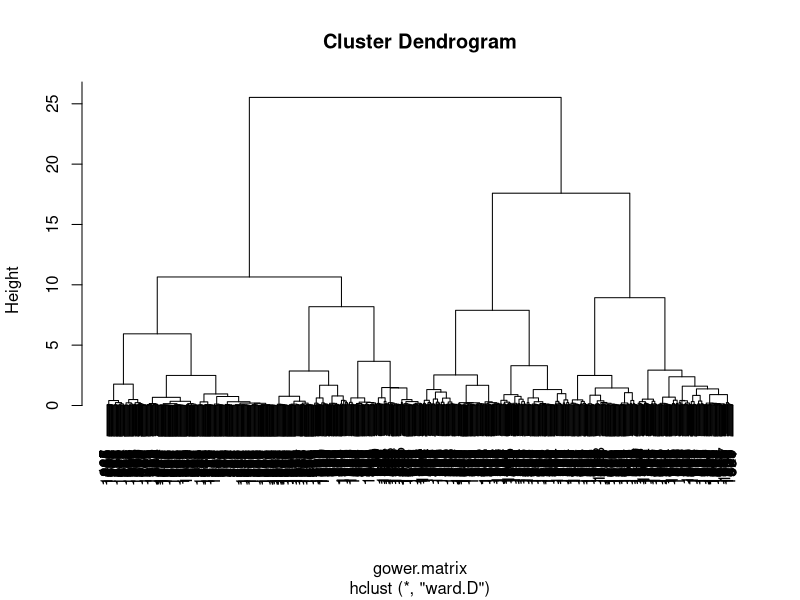
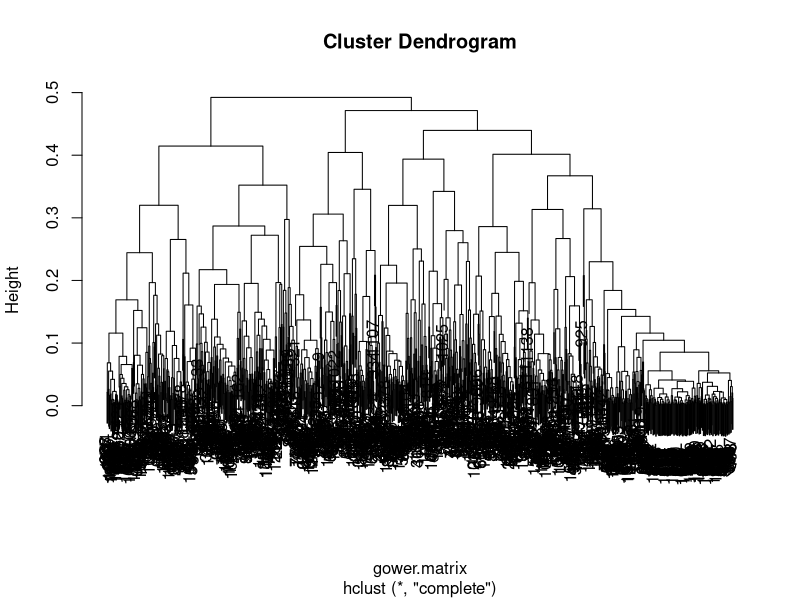

The R script that drew these images, in order:
# Code for Full Analysis: Clustering and Classification

#Set seed
set.seed(7290)

# Load necessary packages
library(cluster)
library(Rtsne) 
library(ggplot2) 
library(dplyr)

# Read in Data
dataset.fin = read.csv("FinalDataset.csv", header=TRUE)
str(dataset.fin)
summary(dataset.fin)

#Remove certain variables: village id, survey id, depressed etc which are not
#predictor variables

depression.data = dataset.fin[, -c(1,2,26)]
str(depression.data)

#set binary variables as factors as well as other factor variables
depression.data$married = as.factor(depression.data$married)
depression.data$hh_children = as.factor(depression.data$hh_children)
depression.data$ent_nonagbusiness =as.factor(depression.data$ent_nonagbusiness)
depression.data$ent_ownfarm = as.factor(depression.data$ent_ownfarm) 
depression.data$labor_primary = as.factor(depression.data$labor_primary)

str(depression.data)

#######################################################################
#             Clustering 1: Hierarchical Agglomerative                        
#######################################################################
#As the data is mixed with continuous, discrete and binary variables
#I will use the daisy function in cluster to calculate the Gower distance

#Calculate distance matrix
gower.matrix <- daisy(depression.data, metric = "gower")

#Use a variety of linkage methods: I want compact clusters
hc.w = hclust(gower.matrix, method="ward.D")
hc.c = hclust(gower.matrix, method="complete")

plot(hc.w)
plot(hc.c)

#Using the ward distance for now, we say there look as if there are five clusters
#Look like clean clusters, far from each other(joined at higher distances so probably
#more distinct). Use some measures like Dunn Index etc to test

#To Do: Analyse more methods to determine the optimal number of clusters
# Using PAM (not K-means) etc etc

#Let's analyse these five clusters and see if there is any insight
clusters <- cutree(hc.w, 5)
clusters


#Looks like everyone is married in this cluster and has few children
h1<- which(clusters == 1)
summary(dataset.fin[h1,])
str(dataset.fin[h1,])
#The amount who are depressed is 42 vs 241 not depressed (17%)
table(dataset.fin[h1,26])

h2<- which(clusters == 2)
summary(dataset.fin[h2,])
str(dataset.fin[h2,])
#The amount who are depressed is 23 vs 133 not depressed (17%)
table(dataset.fin[h2,26])

h3<- which(clusters == 3)
summary(dataset.fin[h3,])
str(dataset.fin[h3,])
#The amount who are depressed is 34 vs 183 not  (18%)
table(dataset.fin[h3,26])

h4<- which(clusters == 4)
summary(dataset.fin[h4,]) 
str(dataset.fin[h4,])
#The amount who are depressed is 48 vs 237 not depressed (20%)
table(dataset.fin[h4,26])
  
  #This one seems to have more married people (younger)
  #More children
  #Need to properly analyse the differences between each

h5<- which(clusters == 5)
summary(dataset.fin[h5,])
str(dataset.fin[h5,])
#The amount who are depressed is 46 vs 157 not depressed (30%)
table(dataset.fin[h5,26])

#Conclusion, higher rates of depression in the fifth cluster
#Their charateristics include:
      #They are older on average than the other clusters (mean 45 vs 30-33)
      #Check if more people are married than other clusters
      #Analyse the differences between each variables for the other clusters


#######################################################################
#                   Clustering 2: PAM                          
#######################################################################





#######################################################################
#               Prediction 1: Logistic Regression                          
#######################################################################


#######################################################################
#               Prediction 2: Some other Method                          
#######################################################################
